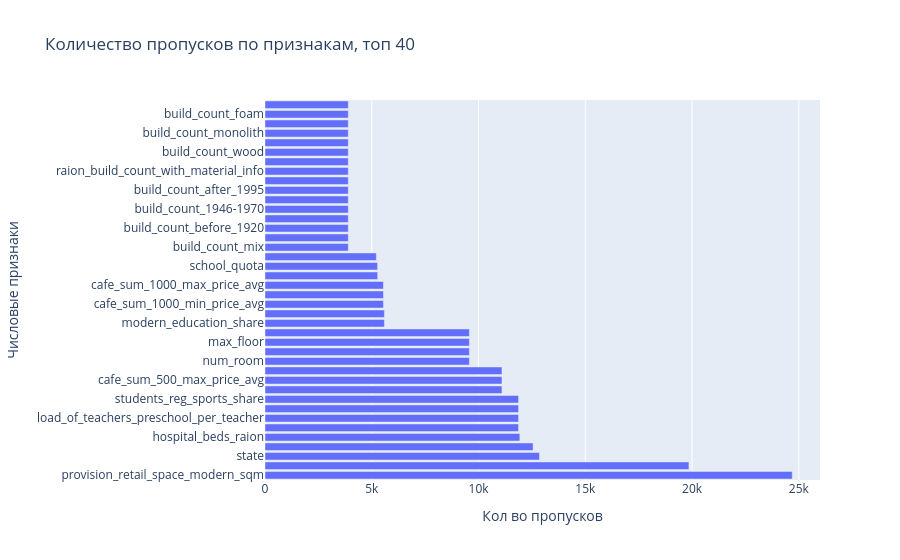

The code cell stored with this chart in its notebook:
### Code cell
df_na_sum = df_train.isna().sum().reset_index().rename(columns={0:'NA_sum', 'index':'feature'}).sort_values('NA_sum', ascending=False).head(40)
fig = px.bar(x=df_na_sum['NA_sum'], y=df_na_sum['feature'], title='Количество пропусков по признакам, топ 40')
fig.update_layout(
    xaxis_title="Кол во пропусков",
    yaxis_title="Числовые признаки"
)
fig.show()

### Figure 1 — Plotly figure (JSON) as saved in the notebook; plotly's stock layout.template omitted (floating-point values rounded to 4 significant figures)
{"data": [{"hovertemplate": "x=%{x}<br>y=%{y}<extra></extra>", "legendgroup": "", "marker": {"color": "#636efa", "pattern": {"shape": ""}}, "name": "", "orientation": "h", "showlegend": false, "textposition": "auto", "type": "bar", "x": [24692, 19853, 12856, 12555, 11935, 11875, 11875, 11875, 11875, 11097, 11097, 11097, 9572, 9572, 9572, 9572, 5592, 5592, 5547, 5547, 5547, 5276, 5274, 5215, 3901, 3901, 3901, 3901, 3901, 3901, 3901, 3901, 3901, 3901, 3901, 3901, 3901, 3901, 3901, 3901], "xaxis": "x", "y": ["provision_retail_space_modern_sqm", "provision_retail_space_sqm", "state", "build_year", "hospital_beds_raion", "theaters_viewers_per_1000_cap", "load_of_teachers_preschool_per_teacher", "museum_visitis_per_100_cap", "students_reg_sports_share", "cafe_sum_500_min_price_avg", "cafe_sum_500_max_price_avg", "cafe_avg_price_500", "num_room", "material", "max_floor", "kitch_sq", "modern_education_share", "old_education_build_share", "cafe_sum_1000_min_price_avg", "cafe_avg_price_1000", "cafe_sum_1000_max_price_avg", "preschool_quota", "school_quota", "life_sq", "build_count_mix", "raion_build_count_with_builddate_info", "build_count_before_1920", "build_count_1921-1945", "build_count_1946-1970", "build_count_1971-1995", "build_count_after_1995", "build_count_brick", "raion_build_count_with_material_info", "build_count_block", "build_count_wood", "build_count_frame", "build_count_monolith", "build_count_panel", "build_count_foam", "build_count_slag"], "yaxis": "y"}], "layout": {"barmode": "relative", "legend": {"tracegroupgap": 0}, "title": {"text": "Количество пропусков по признакам, топ 40"}, "xaxis": {"anchor": "y", "domain": [0, 1], "title": {"text": "Кол во пропусков"}}, "yaxis": {"anchor": "x", "domain": [0, 1], "title": {"text": "Числовые признаки"}}}}
